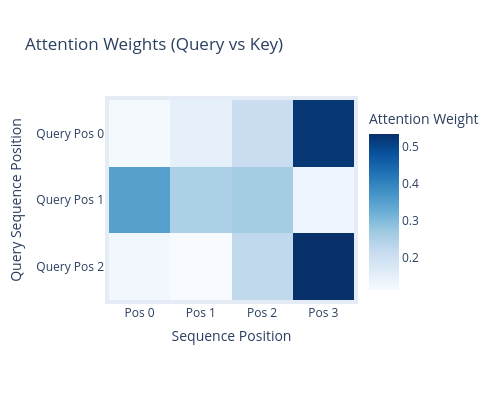

Notebook cell for this chart:
### Code cell
# Use the attention_weights from the unmasked example
weights_np = attention_weights[0].detach().numpy() # Get weights for the first batch item

# Create heatmap data
fig_data = go.Heatmap(
    z=weights_np,
    x=[f'Pos {i}' for i in range(seq_len_k)],
    y=[f'Query Pos {i}' for i in range(seq_len_q)],
    colorscale='Blues', # Use blue color scale
    colorbar=dict(title='Attention Weight')
)

# Create layout
fig_layout = go.Layout(
    title='Attention Weights (Query vs Key)',
    xaxis_title="Sequence Position",
    yaxis_title="Query Sequence Position",
    yaxis_autorange='reversed', # Show query 0 at the top
    width=500, height=400, margin=dict(l=50, r=50, b=100, t=100, pad=4)
)

# Generate figure object as JSON for web display
fig = go.Figure(data=[fig_data], layout=fig_layout)
plotly_json = fig.to_json()

fig.show()

### Figure 1 — Plotly figure (JSON) as saved in the notebook; plotly's stock layout.template omitted (floating-point values rounded to 4 significant figures)
{"data": [{"colorbar": {"title": {"text": "Attention Weight"}}, "colorscale": [[0, "rgb(247,251,255)"], [0.125, "rgb(222,235,247)"], [0.25, "rgb(198,219,239)"], [0.375, "rgb(158,202,225)"], [0.5, "rgb(107,174,214)"], [0.625, "rgb(66,146,198)"], [0.75, "rgb(33,113,181)"], [0.875, "rgb(8,81,156)"], [1, "rgb(8,48,107)"]], "type": "heatmap", "x": ["Pos 0", "Pos 1", "Pos 2", "Pos 3"], "y": ["Query Pos 0", "Query Pos 1", "Query Pos 2"], "z": [[0.1206, 0.1484, 0.2074, 0.5235], [0.3498, 0.2532, 0.2639, 0.1331], [0.1257, 0.1136, 0.2261, 0.5346]]}], "layout": {"height": 400, "margin": {"b": 100, "l": 50, "pad": 4, "r": 50, "t": 100}, "title": {"text": "Attention Weights (Query vs Key)"}, "width": 500, "xaxis": {"title": {"text": "Sequence Position"}}, "yaxis": {"autorange": "reversed", "title": {"text": "Query Sequence Position"}}}}
